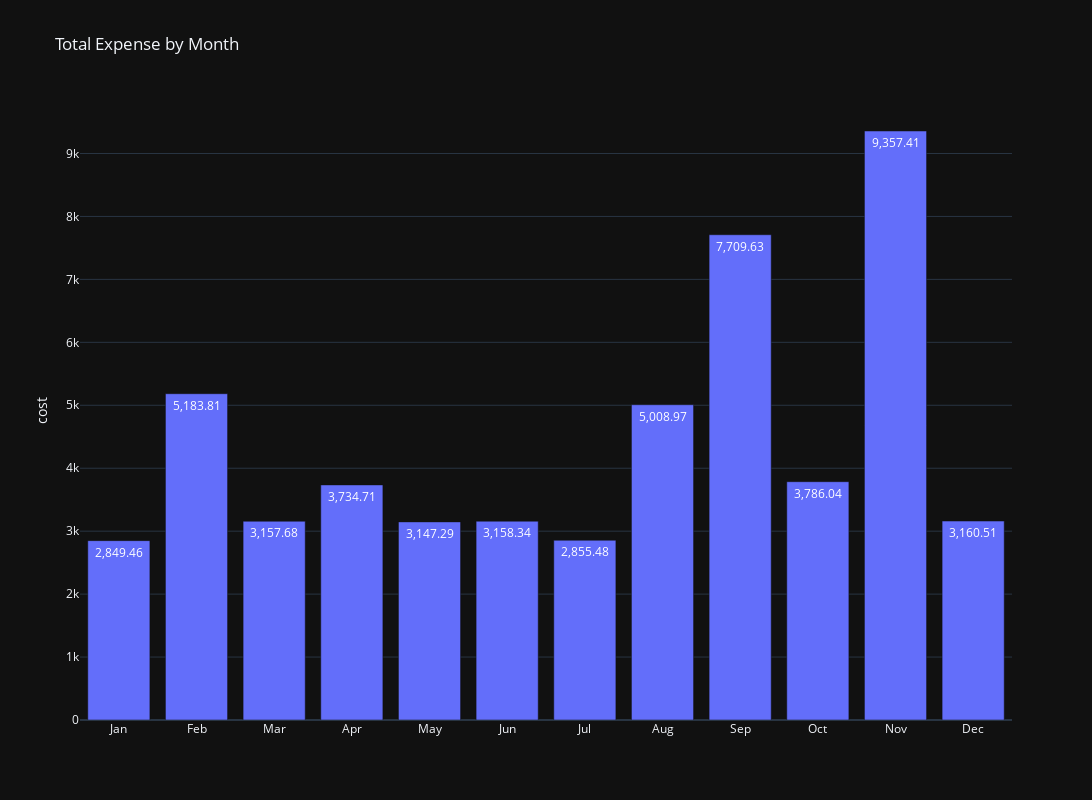

Notebook source saved alongside this figure:
### Markdown cell above
### Smooth Graph Remake

### Code cell
SMOOTH = 1

if SMOOTH == 0:
    tempDF = df.group_by(["monthName", 'month', 'category']).agg(pl.sum("cost")) 
    fig = px.bar(tempDF.to_pandas(), x="monthName", y="cost", color="category",
             title="Total Expense by Month",
             category_orders={"monthName": month_order},
             template='plotly_dark',
             labels={'monthName':''},
             text_auto=True,
             height=800,
             width=1600)

else:
    tempDF = df.group_by(["monthName", 'month']).agg(pl.sum("cost")) 
    fig = px.bar(tempDF.to_pandas(), x="monthName", y="cost",
             title="Total Expense by Month",
             category_orders={"monthName": month_order},
             template='plotly_dark',
             labels={'monthName':''},
             text_auto=True,
             height=800,
             width=1600)



fig.show()

### Figure 1 — Plotly figure (JSON) as saved in the notebook; plotly's stock layout.template omitted (floating-point values rounded to 4 significant figures)
{"data": [{"hovertemplate": "=%{x}<br>cost=%{y}<extra></extra>", "legendgroup": "", "marker": {"color": "#636efa", "pattern": {"shape": ""}}, "name": "", "orientation": "v", "showlegend": false, "textposition": "auto", "texttemplate": "%{y}", "type": "bar", "x": ["Mar", "Jan", "May", "Sep", "Dec", "Jul", "Aug", "Feb", "Jun", "Oct", "Nov", "Apr"], "xaxis": "x", "y": [3158.0, 2849.0, 3147.0, 7710.0, 3161.0, 2855.0, 5009.0, 5184.0, 3158.0, 3786.0, 9357.0, 3735.0], "yaxis": "y"}], "layout": {"barmode": "relative", "height": 800, "legend": {"tracegroupgap": 0}, "title": {"text": "Total Expense by Month"}, "width": 1600, "xaxis": {"anchor": "y", "categoryarray": ["Jan", "Feb", "Mar", "Apr", "May", "Jun", "Jul", "Aug", "Sep", "Oct", "Nov", "Dec"], "categoryorder": "array", "domain": [0, 1], "title": {"text": ""}}, "yaxis": {"anchor": "x", "domain": [0, 1], "title": {"text": "cost"}}}}
